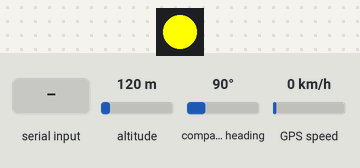
This sketch was run on a simulated ESP32-S3. Parts: 1 RGB LEDs in strip order, left to right. The inputs (shaded band) are chosen by the test bench; at power-on: altitude 120 m, compass heading 90°, GPS speed 0 km/h. WiFi joins after 1.5 s; servers stay silent unless stated; storage starts empty; the GPS gets a fix after 3 s at 37.7749, -122.4194 with 8 satellites; no MQTT or app messages arrive unless stated; what the sketch prints to the serial monitor is not drawn.

Above: at 3.6 s.
At 4.01 s:
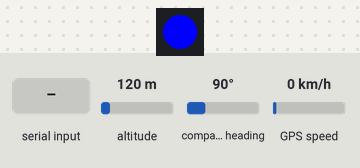
At 5.0 s:
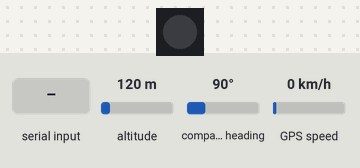
5.1 s: altitude set to 20 m
8.4 s: "iphone1\n" received over the second serial link
10.4 s: compass heading set to 269°
Timing chart, 0 to 13.4 s (numbered marks = the images above; inputs shaded):
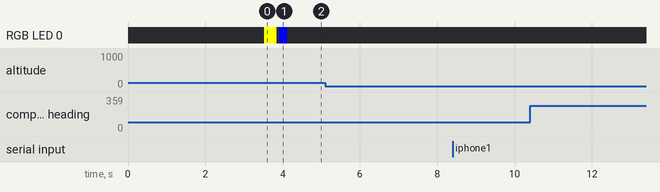

Measured:
- after the input at 5.1 s, every drawn part: stays the same
- after the input at 8.4 s, every drawn part: stays the same
- after the input at 10.4 s, every drawn part: stays the same

The sketch:

StampS3_GPS_AWS.ino
```cpp
#include <Arduino.h>
#include <WiFi.h>
#include <WiFiClientSecure.h>
#include <PubSubClient.h>
#include <TinyGPSPlus.h>
#include <HardwareSerial.h>
#include <LittleFS.h>
#include <FastLED.h>
#include <FS.h>

// // Wi-Fi設定（iPhoneテザリングのSSIDとパスワードを入力）
// const char* ssid = "iphone1";
// const char* password = "qwertyui";

// Wi-Fi設定
const char* ssid = "neko01";
const char* password = "64646631";

// AWS IoT エンドポイント（自分のに置き換えて）
const char* awsEndpoint = "d0518902q7so9rnorfjf-ats.iot.us-east-1.amazonaws.com";

// デバイス証明書ファイル
const char* certFile = "/certificate.pem.crt";
const char* keyFile  = "/private.pem.key";
const char* caFile   = "/AmazonRootCA1.pem";

// MQTT設定
const char* mqttTopic = "daisuke/gps";
WiFiClientSecure net;
PubSubClient client(net);

// GPS設定
HardwareSerial GPSSerial(1);
TinyGPSPlus gps;

// LED設定
#define LED_PIN 21
#define NUM_LEDS 1
CRGB leds[NUM_LEDS];

// 送信間隔
unsigned long lastSend = 0;
unsigned long interval = 1000;

void flashLED(CRGB color, int duration_ms) {
  leds[0] = color;
  FastLED.show();
  delay(duration_ms);
  leds[0] = CRGB::Black;
  FastLED.show();
}

void connectAWS() {

  // ルートCA読み込み
  File ca = LittleFS.open(caFile, "r");
  if (!ca) {
    Serial.println("CAファイルが開けません");
    return;
  }
  // CA証明書を設定
  size_t size = ca.size();
  char* buf = (char*)malloc(size + 1);
  if (buf) {
    ca.readBytes(buf, size);
    buf[size] = '\0';
    net.setCACert(buf);
    free(buf);
  }
  ca.close();

  // クライアント証明書を設定
  File cert = LittleFS.open(certFile, "r");
  if (cert) {
    size_t size = cert.size();
    char* buf = (char*)malloc(size + 1);
    if (buf) {
      cert.readBytes(buf, size);
      buf[size] = '\0';
      net.setCertificate(buf);
      free(buf);
    }
    cert.close();
  }

  // 秘密鍵を設定
  File key = LittleFS.open(keyFile, "r");
  if (key) {
    size_t size = key.size();
    char* buf = (char*)malloc(size + 1);
    if (buf) {
      key.readBytes(buf, size);
      buf[size] = '\0';
      net.setPrivateKey(buf);
      free(buf);
    }
    key.close();
  }
}

void reconnectAWS() {
  connectAWS();  // 証明書の読み込み

  client.setServer(awsEndpoint, 8883);

  while (!client.connected()) {
    Serial.print("AWS IoTへ再接続中...");
    if (client.connect("M5StampS3Client")) {
      Serial.println("接続成功");
    } else {
      Serial.printf("失敗 rc=%d\n", client.state());
      delay(2000);
    }
  }
}

//Check LittleFS data
void printFileContent(const char* filename) {
  File file = LittleFS.open(filename, "r");
  if (!file) {
    Serial.printf("ファイル %s が開けません\n", filename);
    return;
  }
  Serial.printf("ファイル %s の内容:\n", filename);
  while (file.available()) {
    Serial.write(file.read());
  }
  Serial.println();
  file.close();
}

void listFiles() {
  File root = LittleFS.open("/");
  if (!root || !root.isDirectory()) {
    Serial.println("ディレクトリを開けませんでした");
    return;
  }

  File file = root.openNextFile();
  while (file) {
    Serial.print("File: ");
    Serial.println(file.name());
    file = root.openNextFile();
  }
}

void setup() {
  Serial.begin(115200);
  delay(2000);

  Serial.println("起動開始");

  // Little-fsを初期化
  if (!LittleFS.begin()) {
    Serial.println("LittleFSマウント失敗");
    return;
  }
  listFiles();

  FastLED.addLeds<WS2812, LED_PIN, GRB>(leds, NUM_LEDS);
  leds[0] = CRGB::Black;
  FastLED.show();

  WiFi.begin(ssid, password);
  Serial.print("WiFi接続中");

  unsigned long startAttemptTime = millis();
  while (WiFi.status() != WL_CONNECTED && millis() - startAttemptTime < 10000) {
    Serial.print(".");
    delay(500);
  }

  if (WiFi.status() == WL_CONNECTED) {
    Serial.println("WiFi接続成功");
    flashLED(CRGB::Yellow, 300);
  } else {
    Serial.println("WiFi接続失敗");
    flashLED(CRGB::Red, 500);
    return;
  }

  printFileContent("/certificate.pem.crt");
  printFileContent("/private.pem.key");
  printFileContent("/AmazonRootCA1.pem");

  GPSSerial.begin(9600, SERIAL_8N1, 44, 43);
  client.setServer(awsEndpoint, 8883);

  // setup内で1回接続
  reconnectAWS();

}

void loop() {
  // loop内でも接続を確認
  if (!client.connected()) {
    reconnectAWS();
  }
  client.loop();

  bool hasRaw = false;
  while (GPSSerial.available()) {
    char c = GPSSerial.read();
    Serial.write(c);
    gps.encode(c);
    hasRaw = true;
  }

  unsigned long now = millis();
  if (now - lastSend < interval) return;
  lastSend = now;

  if (!hasRaw) {
    Serial.println("GPS信号なし");
    flashLED(CRGB::Red, 200);
    interval = 1000;
    return;
  }

  if (!gps.location.isValid()) {
    Serial.println("位置情報無効");
    flashLED(CRGB::Orange, 200);
    interval = 1000;
    return;
  }

  double lat = gps.location.lat();
  double lng = gps.location.lng();
  Serial.printf("緯度: %.6f 経度: %.6f\n", lat, lng);

  // メッセージ作成
  char payload[128];
  snprintf(payload, sizeof(payload),
           "{\"lat\": %.6f, \"lng\": %.6f}", lat, lng);

  // MQTT Publish
  if (client.publish(mqttTopic, payload)) {
    Serial.println("送信成功");
    flashLED(CRGB::Blue, 200);
  } else {
    Serial.println("送信失敗");
    flashLED(CRGB::Red, 200);
  }

  interval = 20000;
}
```
